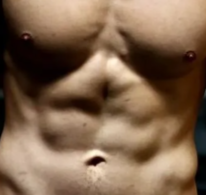
#> input picture app/dataset/img/body_fat_detection/male/8_4.png, 206 x 195 px, found by its file name
$ python Histogram.py
#> lines starting #> are read from the running program, lines starting #| are printed output that depends on the picture
import cv2, os
import matplotlib.pyplot as plt

img = cv2.imread(os.path.join(os.getcwd(), "app/dataset/img/body_fat_detection/male/8_4.png"))
#> img is the input picture: shape (195, 206, 3); mean B, G, R 77.5, 100.8, 127.8
gray_img = cv2.cvtColor(img, cv2.COLOR_BGR2GRAY)
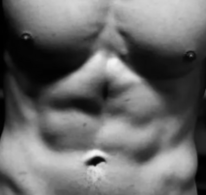
#> gray_img: shape (195, 206); min 0, max 246, mean 106.2
regular_eq_hist = cv2.equalizeHist(gray_img)
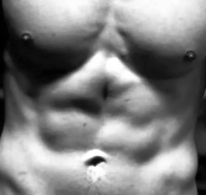
#> regular_eq_hist: shape (195, 206); min 0, max 255, mean 127.7
clahe = cv2.createCLAHE(clipLimit=2.0, tileGridSize=(8,8))
clahe_eq_hist = clahe.apply(gray_img)
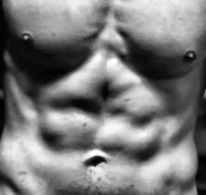
#> clahe_eq_hist: shape (195, 206); min 2, max 254, mean 121.7

plt.figure(figsize=(15, 15))
plt.subplot(3,2,1), plt.imshow(gray_img, cmap='gray'), plt.title("Input"), plt.axis("off")
plt.subplot(3,2,2), plt.hist(gray_img.ravel(), bins=256), plt.title("Input Histogram")
plt.subplot(3,2,3), plt.imshow(regular_eq_hist, cmap='gray'), plt.title("Output Regular"), plt.axis("off")
plt.subplot(3,2,4), plt.hist(regular_eq_hist.ravel(), bins=256), plt.title("Output Regular")
plt.subplot(3,2,5), plt.imshow(clahe_eq_hist, cmap='gray'), plt.title("Output CLAHE"), plt.axis("off")
plt.subplot(3,2,6), plt.hist(clahe_eq_hist.ravel(), bins=256), plt.title("Output CLAHE")
plt.show()
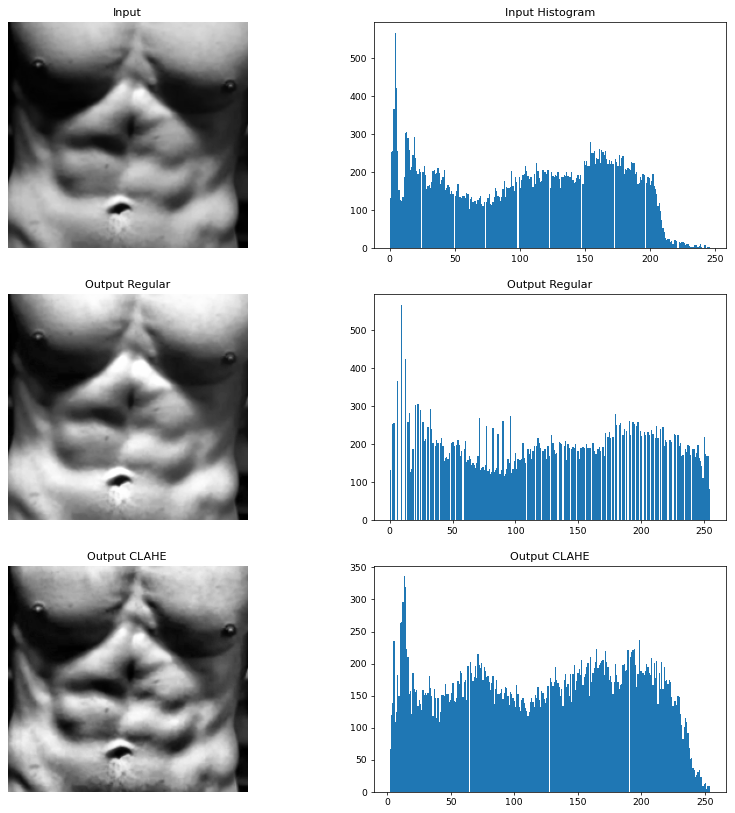
#> figure drawn by matplotlib, 6 panels; panel 2: tallest bar 567 high, from x = 3.84 to 4.8; panel 4: tallest bar 567 high, from x = 8.96 to 9.96; panel 6: tallest bar 336 high, from x = 12.83 to 13.81

$ run again, with app/dataset/img/body_fat_detection/male/10_1.png copied over app/dataset/img/body_fat_detection/male/8_4.png
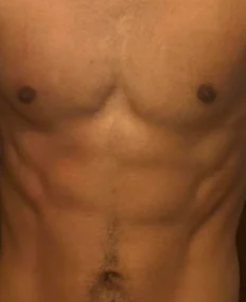
#> input picture app/dataset/img/body_fat_detection/male/10_1.png, 246 x 302 px, found by its file name
#> img is the input picture: shape (302, 246, 3); mean B, G, R 45.4, 84.1, 138.7
#> `regular_eq_hist = cv2.equalizeHist(gray_img)`:
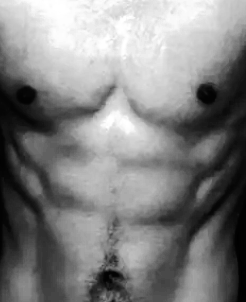
#> regular_eq_hist: shape (302, 246); min 0, max 255, mean 128.9
#> `clahe_eq_hist = clahe.apply(gray_img)`:
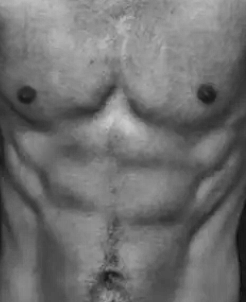
#> clahe_eq_hist: shape (302, 246); min 14, max 202, mean 110.9

$ run again, with app/dataset/img/body_fat_detection/male/10_2.png copied over app/dataset/img/body_fat_detection/male/8_4.png
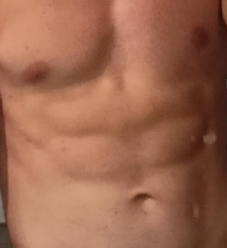
#> input picture app/dataset/img/body_fat_detection/male/10_2.png, 227 x 248 px, found by its file name
#> img is the input picture: shape (248, 227, 3); mean B, G, R 78.8, 102.6, 156.4
#> `regular_eq_hist = cv2.equalizeHist(gray_img)`:
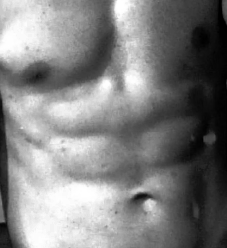
#> regular_eq_hist: shape (248, 227); min 0, max 255, mean 128.6
#> `clahe_eq_hist = clahe.apply(gray_img)`:
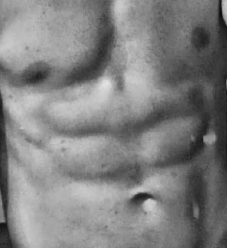
#> clahe_eq_hist: shape (248, 227); min 12, max 226, mean 128.2

$ run again, with app/dataset/img/body_fat_detection/male/10_3.png copied over app/dataset/img/body_fat_detection/male/8_4.png
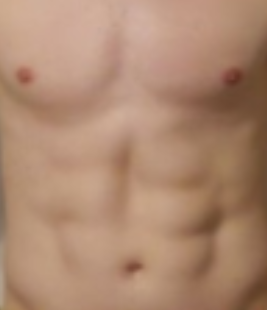
#> input picture app/dataset/img/body_fat_detection/male/10_3.png, 267 x 310 px, found by its file name
#> img is the input picture: shape (310, 267, 3); mean B, G, R 112.2, 136.4, 173.6
#> `regular_eq_hist = cv2.equalizeHist(gray_img)`:
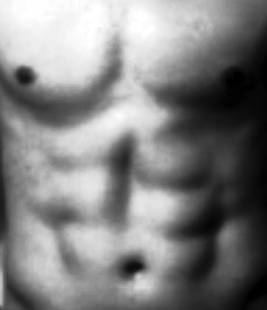
#> regular_eq_hist: shape (310, 267); min 0, max 255, mean 129.3
#> `clahe_eq_hist = clahe.apply(gray_img)`:
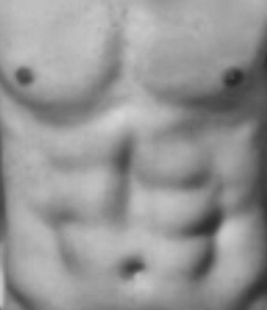
#> clahe_eq_hist: shape (310, 267); min 40, max 213, mean 149.8
